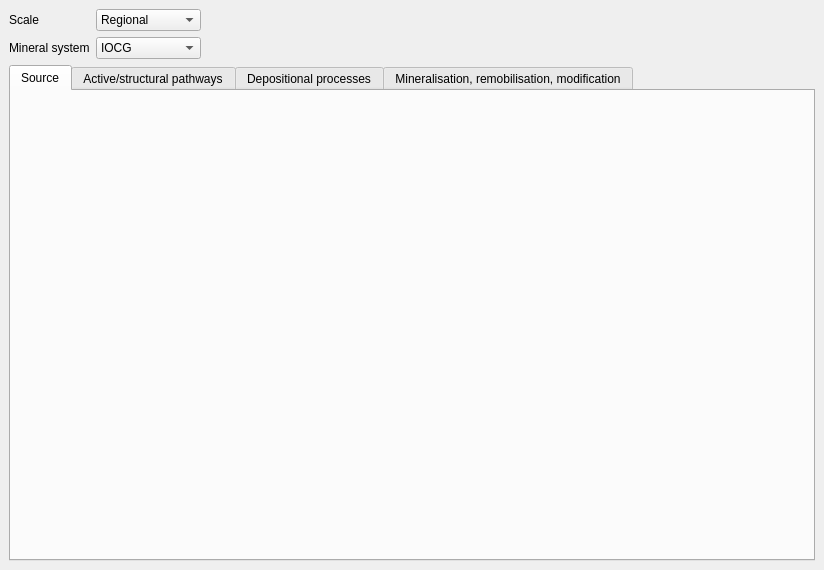
<?xml version="1.0" encoding="UTF-8"?>
<ui version="4.0">
 <class>DockWidget</class>
 <widget class="QDockWidget" name="DockWidget">
  <property name="geometry">
   <rect>
    <x>0</x>
    <y>0</y>
    <width>824</width>
    <height>570</height>
   </rect>
  </property>
  <property name="windowTitle">
   <string>EIS proxy selection</string>
  </property>
  <widget class="QWidget" name="dockWidgetContents">
   <layout class="QVBoxLayout" name="verticalLayout">
    <item>
     <layout class="QHBoxLayout" name="horizontalLayout">
      <item>
       <layout class="QFormLayout" name="formLayout_4">
        <item row="0" column="0">
         <widget class="QLabel" name="label_5">
          <property name="text">
           <string>Scale</string>
          </property>
         </widget>
        </item>
        <item row="0" column="1">
         <widget class="QComboBox" name="scale_selection">
          <property name="toolTip">
           <string/>
          </property>
          <item>
           <property name="text">
            <string>Regional</string>
           </property>
          </item>
          <item>
           <property name="text">
            <string>Camp</string>
           </property>
          </item>
          <item>
           <property name="text">
            <string>Deposit</string>
           </property>
          </item>
         </widget>
        </item>
        <item row="1" column="0">
         <widget class="QLabel" name="label_6">
          <property name="text">
           <string>Mineral system</string>
          </property>
         </widget>
        </item>
        <item row="1" column="1">
         <widget class="QComboBox" name="mineral_system_selection">
          <item>
           <property name="text">
            <string>IOCG</string>
           </property>
          </item>
          <item>
           <property name="text">
            <string>Li-Pegmatites</string>
           </property>
          </item>
          <item>
           <property name="text">
            <string>Co-VMS</string>
           </property>
          </item>
         </widget>
        </item>
       </layout>
      </item>
      <item>
       <spacer name="horizontalSpacer">
        <property name="orientation">
         <enum>Qt::Horizontal</enum>
        </property>
        <property name="sizeHint" stdset="0">
         <size>
          <width>40</width>
          <height>20</height>
         </size>
        </property>
       </spacer>
      </item>
     </layout>
    </item>
    <item>
     <layout class="QHBoxLayout" name="horizontalLayout_5">
      <item>
       <widget class="QTabWidget" name="tabWidget_dock">
        <property name="styleSheet">
         <string notr="true"/>
        </property>
        <property name="currentIndex">
         <number>0</number>
        </property>
        <widget class="QWidget" name="source_tab_dock">
         <attribute name="title">
          <string>Source</string>
         </attribute>
        </widget>
        <widget class="QWidget" name="pathway_tab_dock">
         <attribute name="title">
          <string>Active/structural pathways</string>
         </attribute>
        </widget>
        <widget class="QWidget" name="depositional_tab_dock">
         <attribute name="title">
          <string>Depositional processes</string>
         </attribute>
        </widget>
        <widget class="QWidget" name="mineralisation_tab_dock">
         <attribute name="title">
          <string>Mineralisation, remobilisation, modification</string>
         </attribute>
        </widget>
       </widget>
      </item>
     </layout>
    </item>
   </layout>
  </widget>
 </widget>
 <resources/>
 <connections/>
</ui>
